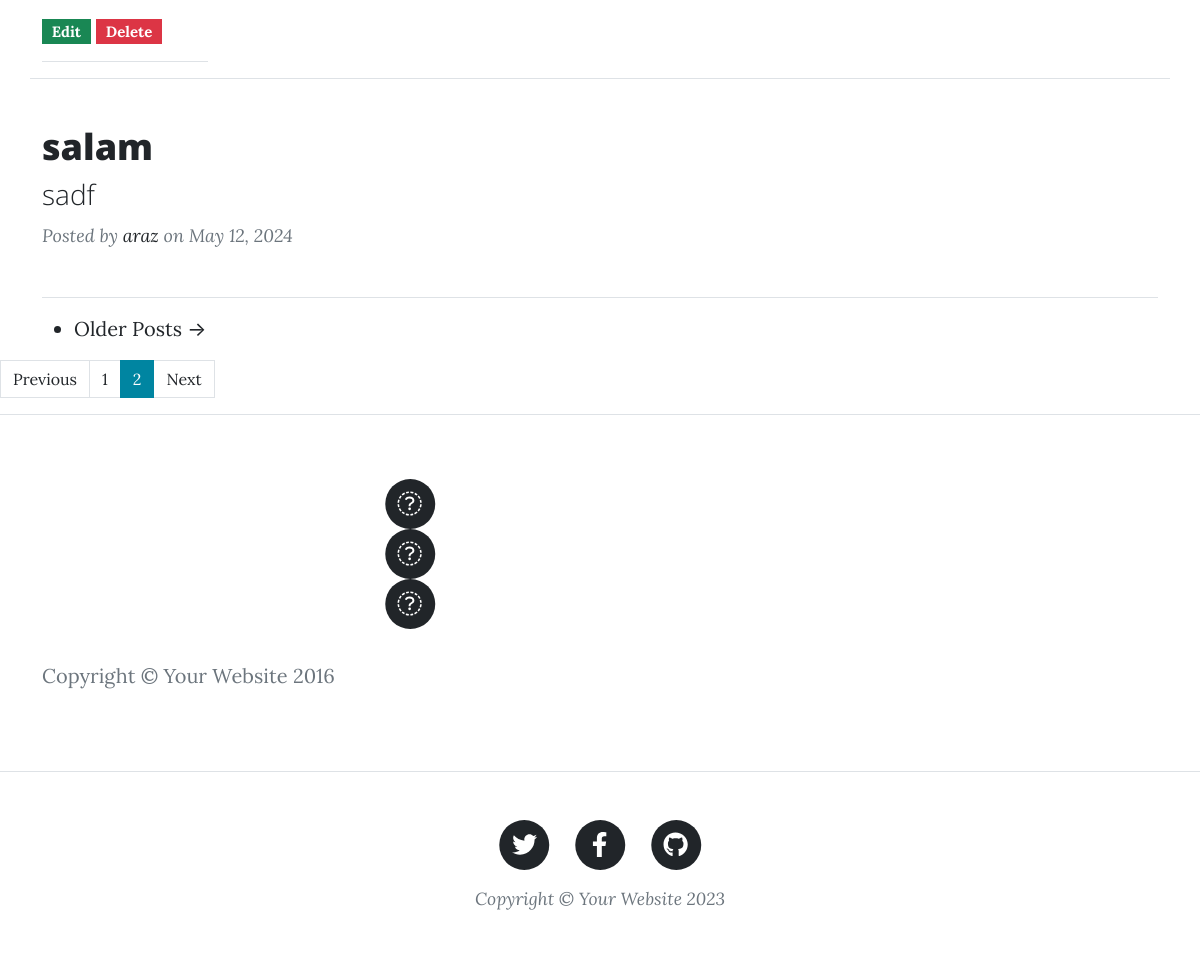
The app's page /blog/blog/?page=2 (lower part), older data.
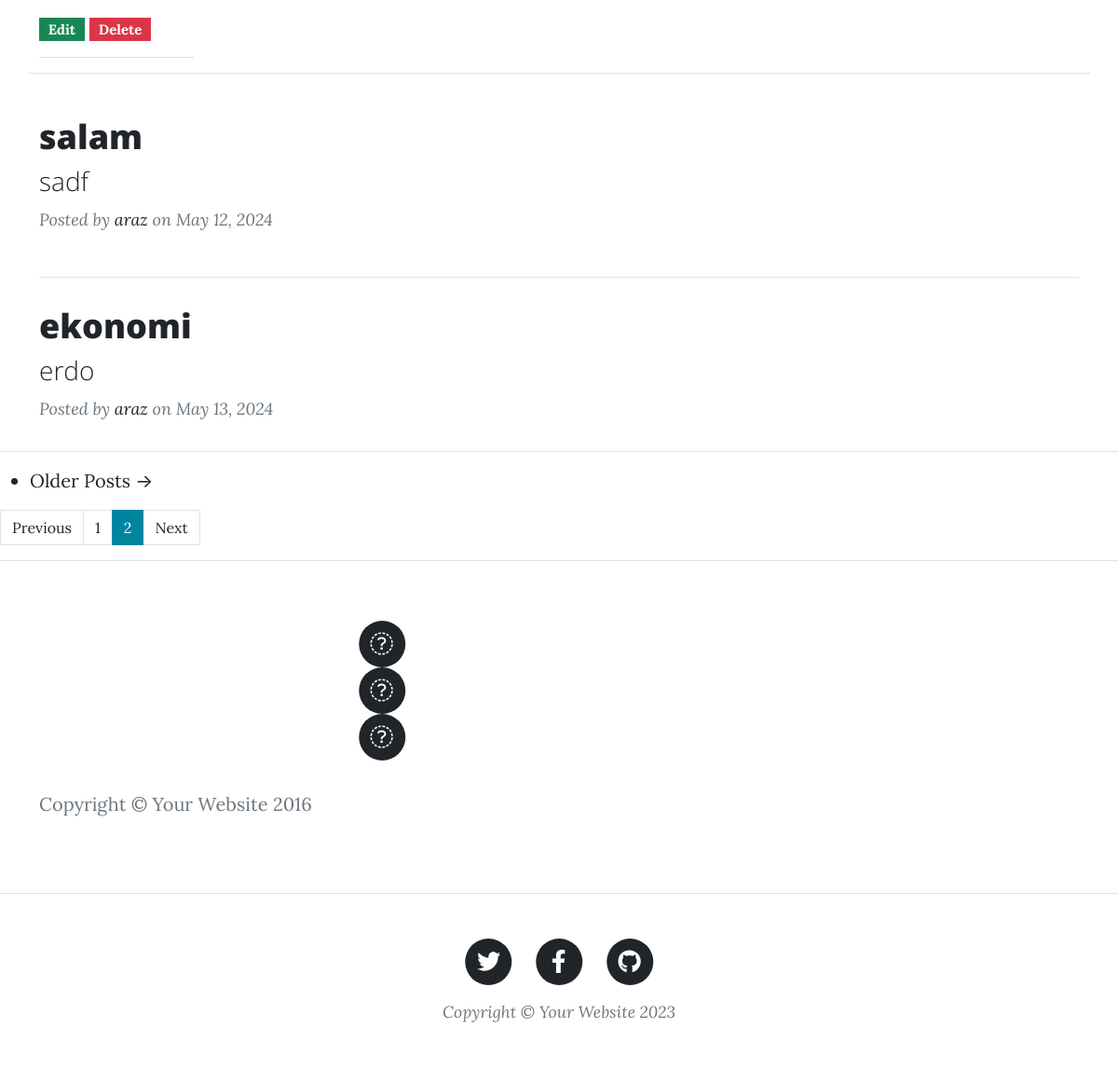
The same page, newer data.
### blog/models.py (models this page shows, shortened)
class Article(models.Model):
    title=models.CharField(max_length=50)
    description=models.TextField(null=True,blank=True)
    content=models.TextField()
    show=models.BooleanField(default=True)
    view_count=models.IntegerField(default=0)
    image=models.ImageField(null=True,blank=True)
    created=models.DateField(auto_now_add=True)
    author=models.ForeignKey(Author,on_delete=models.CASCADE,null=True,blank=True)
    tags=models.ManyToManyField(Tag)

class Author(models.Model):
    user=models.OneToOneField(User,on_delete=models.CASCADE)

### blog/views.py (the view)
# urls.py: path("blog/",views.blog,name="blog"),
def blog(request):
    author_username=request.GET.get("author")
    authors=Article.objects.all()
    articles=Article.objects.all()
    tags=Tag.objects.all()
    tag_title=request.GET.get("tag")
    page_number=int(request.GET.get('page',1))
    if author_username:
        articles=articles.filter(author__user__username=author_username)
    if tag_title:
        articles=articles.filter(tags__title=tag_title)
    paginator=Paginator(articles,3)
    page=paginator.page(page_number)
    articles=page.object_list
    return render(request,"blog.html",context={'articles':articles,'authors':authors,'tags':tags,'paginator':paginator,'page':page})

### templates/blog.html (shortened to what this page needs)
{% extends 'layout/layout.html' %}
{% load static %}
{% block main %}
{% static 'assets/img/about-bg.jpg' as blog_img %}
    <div class="container">
        <div class="row">
            <div class="col-lg-2 col-lg-offset-2 col-md-2 ">
<div>
    {% if article.author == request.user.author %}
        <a href="{% url 'blog:edit-article' id=article.id %}" style="background:green" class="badge bg-success">Edit</a>
        <a href="{% url 'blog:delete-article' id=article.id %}" style="background:red" class="badge bg-danger">Delete</a>
    {% endif %}
</div>
<hr>
            </div>
            <div class="col-lg-8 col-lg-offset-2 col-md-10 ">
            {% for article in articles  %}
            <div class="post-preview">
                <a href="{% url 'blog:blog-detail' id=article.id %}">
                    <h2 class="post-title">
                      {{article.title}}
                    </h2>
                    <h3 class="post-subtitle">
                       {{article.description}}
                    </h3>
                </a>
                <p class="post-meta">Posted by <a href="#">{{article.author.user.username}}</a> on {{article.created}}</p>
            </div>
            </div>
            <hr>
            {% endfor %}
                <ul class="pager">
                    <li class="next">
                        <a href="#">Older Posts &rarr;</a>
                    </li>
                </ul>
            </div>
        <nav aria-label="...">
            <ul class="pagination">
                {% if page.has_previous %}
                <li class="page-item ">
                    <a class="page-link" href="?page={{page.previous_page_number}}">Previous</a>
                </li>
                {% else %}
                     <li class="page-item disable">
                         <span class="page-link">Previous</span>
                     </li>
                {% endif %}
              {% for page_number in paginator.page_range %}
              <li class="page-item {% if page_number == page.number %}active{% endif %}"><a class="page-link" href="?page={{page_number}}">{{page_number}}</a></li>
              <li class="page-item active">
              {% endfor %}
              <li class="page-item">
                <a class="page-link" href="#">Next</a>
              </li>
            </ul>
          </nav>
    <hr>
    <footer>
        <div class="container">
            <div class="row">
                <div class="col-lg-8 col-lg-offset-2 col-md-10 col-md-offset-1">
                    <ul class="list-inline text-center">
                        <li>
                            <a href="#">
                                <span class="fa-stack fa-lg">
                                    <i class="fa fa-circle fa-stack-2x"></i>
                                    <i class="fa fa-twitter fa-stack-1x fa-inverse"></i>
                                </span>
                            </a>
                        </li>
                        <li>
                            <a href="#">
                                <span class="fa-stack fa-lg">
                                    <i class="fa fa-circle fa-stack-2x"></i>
                                    <i class="fa fa-facebook fa-stack-1x fa-inverse"></i>
                                </span>
                            </a>
                        </li>
                        <li>
                            <a href="#">
                                <span class="fa-stack fa-lg">
                                    <i class="fa fa-circle fa-stack-2x"></i>
                                    <i class="fa fa-github fa-stack-1x fa-inverse"></i>
                                </span>
                            </a>
                        </li>
                    </ul>
                    <p class="copyright text-muted">Copyright &copy; Your Website 2016</p>
                </div>
            </div>
        </div>
    </footer>
    {% endblock main %}

### templates/layout/layout.html (shortened to what this page needs)
{% load static %}
<!DOCTYPE html>
<html lang="en">
  <head>
    <link href="{% static 'css/styles.css' %}" rel="stylesheet" />
  </head>
  <body>
    {% block main %}
    {% endblock %}
    <footer class="border-top">
      <div class="container px-4 px-lg-5">
        <div class="row gx-4 gx-lg-5 justify-content-center">
          <div class="col-md-10 col-lg-8 col-xl-7">
            <ul class="list-inline text-center">
              <li class="list-inline-item">
                <a href="#!">
                  <span class="fa-stack fa-lg">
                    <i class="fas fa-circle fa-stack-2x"></i>
                    <i class="fab fa-twitter fa-stack-1x fa-inverse"></i>
                  </span>
                </a>
              </li>
              <li class="list-inline-item">
                <a href="#!">
                  <span class="fa-stack fa-lg">
                    <i class="fas fa-circle fa-stack-2x"></i>
                    <i class="fab fa-facebook-f fa-stack-1x fa-inverse"></i>
                  </span>
                </a>
              </li>
              <li class="list-inline-item">
                <a href="#!">
                  <span class="fa-stack fa-lg">
                    <i class="fas fa-circle fa-stack-2x"></i>
                    <i class="fab fa-github fa-stack-1x fa-inverse"></i>
                  </span>
                </a>
              </li>
            </ul>
            <div class="small text-center text-muted fst-italic">Copyright &copy; Your Website 2023</div>
          </div>
        </div>
      </div>
    </footer>
  </body>
</html>

### templates/includes/banner.html (shortened to what this page needs)
{% load static %}

Row changes from the older to the newer data that the page shows:
added Article: title "ekonomi", description "erdo", author.user.username "araz", created "May 13, 2024"
